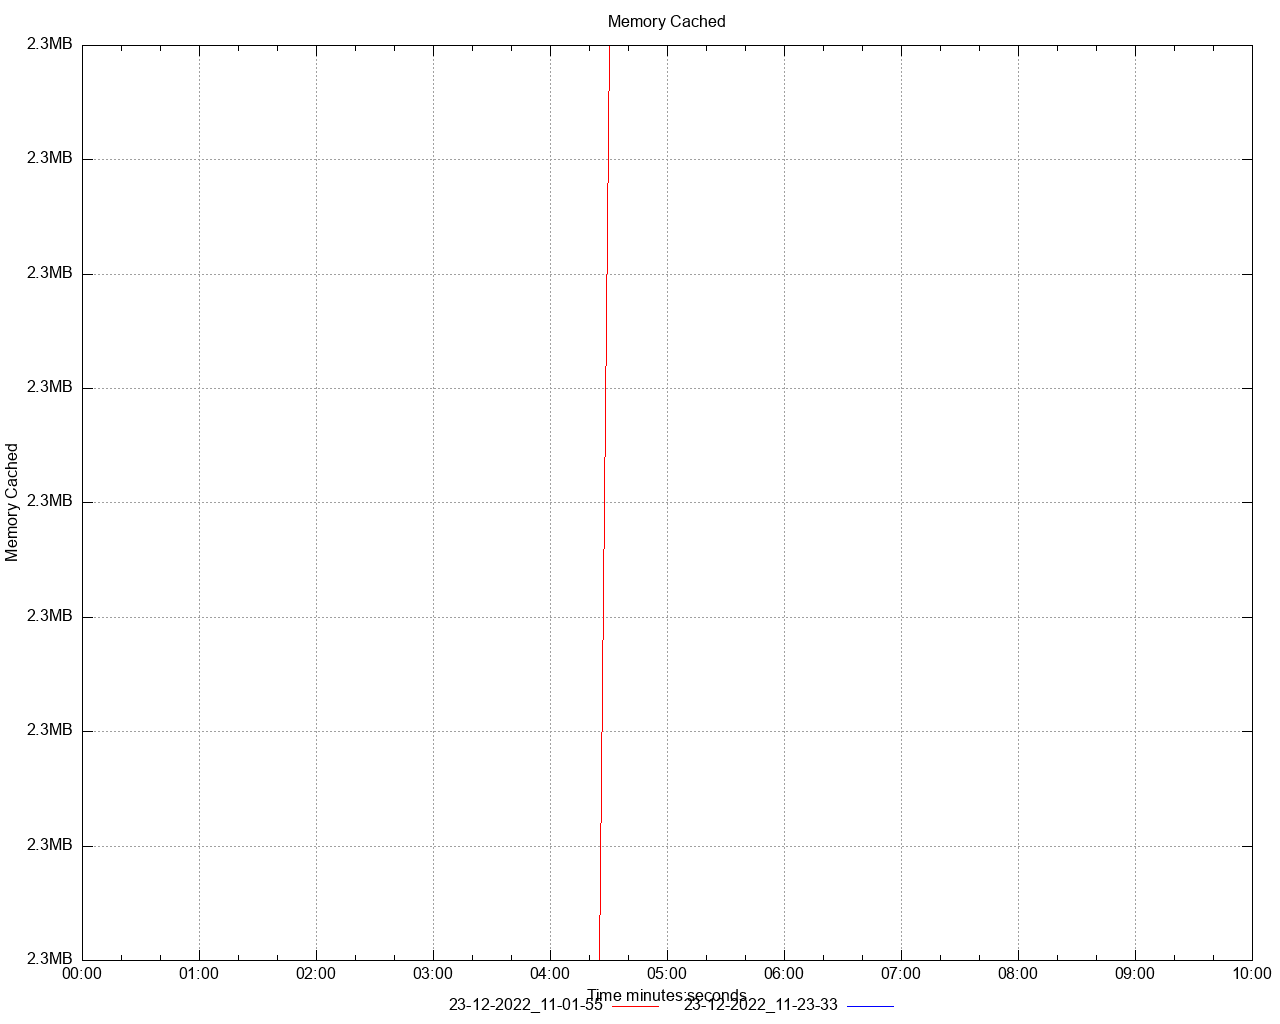

The gnuplot source for this figure:
set title 'Memory Cached' noenhanced
set style data lines
set datafile separator ","
set terminal png size 1280,1024
set grid
set key below
set xdata time
set timefmt "%s"
offset = 0
t0(x)=(offset=($0==0) ? x : offset, x - offset)
set xlabel 'Time minutes:seconds'
set ylabel 'Memory Cached'
set format y '%.1s%cB'
set output '/Users/ahmet.mircik/Workspace/python/hazelcast-simulator/offload-benchmarks/report/dstat/memory_cached_A1.png'
plot \
   '/Users/ahmet.mircik/Workspace/python/hazelcast-simulator/offload-benchmarks/report/data/memory_cached_A1_1.data' using (t0(timecolumn(1))):2 title "23-12-2022_11-01-55" noenhanced lt rgb "red", \
   '/Users/ahmet.mircik/Workspace/python/hazelcast-simulator/offload-benchmarks/report/data/memory_cached_A1_2.data' using (t0(timecolumn(1))):2 title "23-12-2022_11-23-33" noenhanced lt rgb "blue", \
